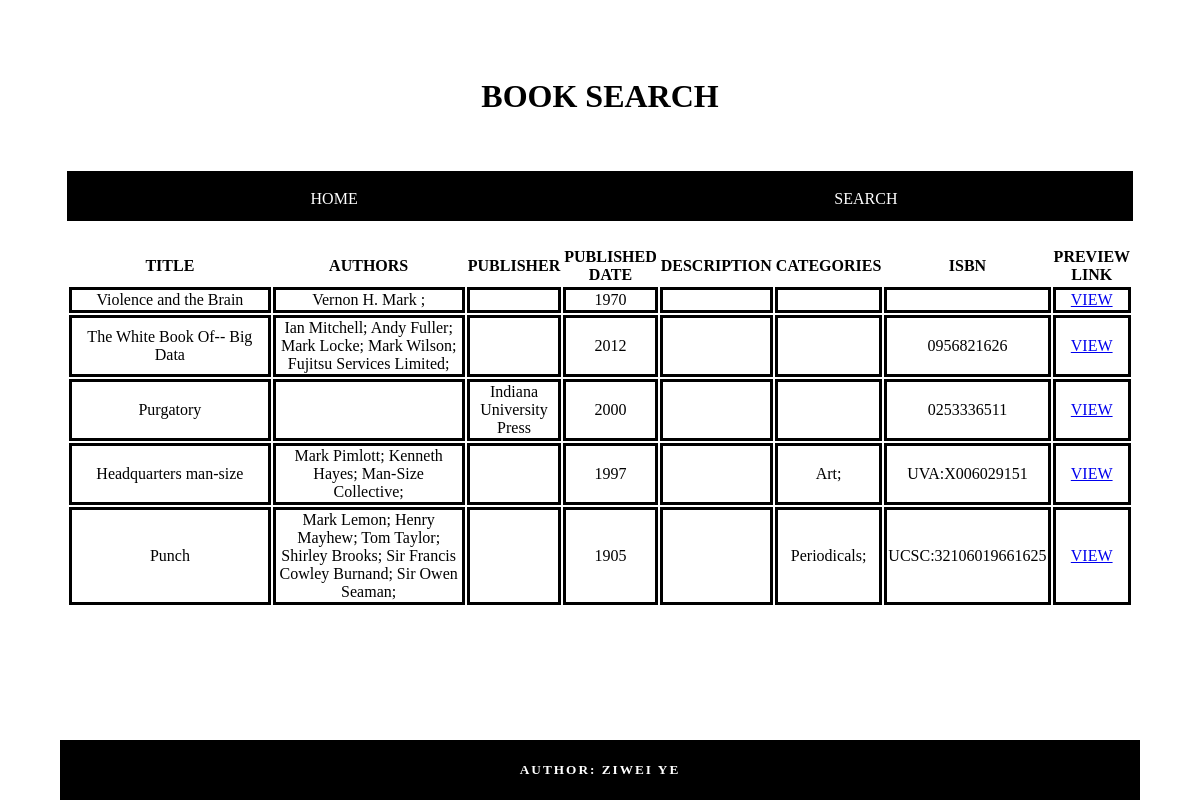
The page /result.php on the database its author committed.
### tables this page shows
CREATE TABLE `book_info` (
  `id` int(11) NOT NULL,
  `title` varchar(255) DEFAULT NULL,
  `authors` varchar(255) DEFAULT NULL,
  `publisher` varchar(255) DEFAULT NULL,
  `publishedDate` varchar(255) DEFAULT NULL,
  `description` varchar(255) DEFAULT NULL,
  `categories` varchar(255) DEFAULT NULL,
  `ISBN` varchar(255) DEFAULT NULL,
  `previewLink` varchar(255) DEFAULT NULL
);

### PHP_function/util.php (the view, shortened to what this page needs)
<?php
class util {
    static function connectMySql() {
        $link = mysqli_connect(HOST, USER, PASSWORD, DATABASE, PORT);
        return $link;
    }
    static function OutputSeletor() {
        $link = util::connectMySql();
        $result = mysqli_query($link, "SELECT 1 FROM `book_info`");
        $num_rows = mysqli_num_rows($result);
        if ($num_rows == 0)
            util::output_for_no_row();
        else
            util::output_for_rows($link);
    }
    static function output_for_rows($link) {
        $query = "SELECT * FROM `book_info`";
        $result = mysqli_query($link, $query);
        $fetch = mysqli_fetch_all($result, 3);
        $htmlBlock = <<<BLK
            <main>
            <table>
                <tr>
                    <th>TITLE</th>
                    <th>AUTHORS</th>
                    <th>PUBLISHER</th>
                    <th>PUBLISHED DATE</th>
                    <th>DESCRIPTION</th>
                    <th>CATEGORIES</th>
                    <th>ISBN</th>
                    <th>PREVIEW LINK</th>
                </tr>
BLK;
        for ($index = 0; $index < count($fetch); $index++) {
            $title = $fetch[$index][1];
            $authors = $fetch[$index][2];
            $publisher = $fetch[$index][3];
            $publishedDate = $fetch[$index][4];
            $description = $fetch[$index][5];
            $categories = $fetch[$index][6];
            $ISBN = $fetch[$index][7];
            $previewLink = $fetch[$index][8];
            $htmlBlock .= <<<ADD
                    <tr>
                    <td>$title</td>
                    <td>$authors</td>
                    <td>$publisher</td>
                    <td>$publishedDate</td>
                    <td>$description</td>
                    <td>$categories</td>
                    <td>$ISBN</td>
                    <td><a href="$previewLink" target="_blank">VIEW</a></td>
                    </tr>
ADD;
        }
        $htmlBlock .= "</table></main>";
        echo $htmlBlock;
    }
}

### result.php (shortened to what this page needs)
<!DOCTYPE html>
<html>
    <head>
        <link href="css/result.css" type="text/css" rel="stylesheet">
        <link href="css/NOT_FOUND.css" type="text/css" rel="stylesheet">
    </head>
    <body>
        <?php
        include './template/header_nav.php';
        include './template/footer.php';
        include './PHP_function/util.php';
        util::OutputSeletor();
        ?>
    </body>
</html>

### template/header_nav.php (shortened to what this page needs)
<!DOCTYPE html>
<html>
    <head>
        <link href="./css/header_nav.css" rel="stylesheet" type="text/css">
    </head>
    <body>
        <header>
            <h1>BOOK SEARCH</h1>
        </header>
        <nav>
            <table>
                <tr>
                    <td><a href="index.php">HOME</a></td>
                    <td><a href="search.php" >SEARCH</a></td>
                </tr>
            </table>
        </nav>
    </body>
</html>

### template/footer.php (shortened to what this page needs)
<!DOCTYPE html>
<html>
    <head>
        <link href="./css/footer.css" rel="stylesheet" type="text/css">
    </head>
    <body>
        <footer>
            <h5>AUTHOR: ZIWEI YE</h5>
        </footer>
    </body>
</html>

### css/result.css (style rules this page uses)
main { width: 90%; margin: 0 auto; padding-top: 2%; }
table, tr { width: 100%; margin: 0; }
main td { text-align: center; border: black solid medium; }

### css/header_nav.css (style rules this page uses)
header { width: 90%; margin: 0 auto; height: 150px; line-height: 150px; text-align: center; }
nav { width: 90%; margin: 0 auto; background-color: black; height: 50px; line-height: 50px; text-align: center; }
table,tr { width: 100%; }
td { width: 50%; }
nav a { text-decoration: none; color: white; }

### css/footer.css (style rules this page uses)
footer { position: fixed; bottom: 0; left: 5%; background-color: black; width: 90%; margin: 0 auto; text-align: center; color: white; letter-spacing: 2px; }

### rows shown on the page
book_info: title "Violence and the Brain", authors "Vernon H. Mark ;", publishedDate "1970"
book_info: title "The White Book Of-- Big Data", authors "Ian Mitchell; Andy Fuller; Mark Locke; Mark Wilson; Fujitsu Services Limited;", publishedDate "2012", ISBN "0956821626"
book_info: title "Purgatory", publisher "Indiana University Press", publishedDate "2000", ISBN "0253336511"
book_info: title "Headquarters man-size", authors "Mark Pimlott; Kenneth Hayes; Man-Size Collective;", publishedDate "1997", categories "Art;", ISBN "UVA:X006029151"
book_info: title "Punch", authors "Mark Lemon; Henry Mayhew; Tom Taylor; Shirley Brooks; Sir Francis Cowley Burnand; Sir Owen Seaman;", publishedDate "1905", categories "Periodicals;", ISBN "UCSC:32106019661625"
